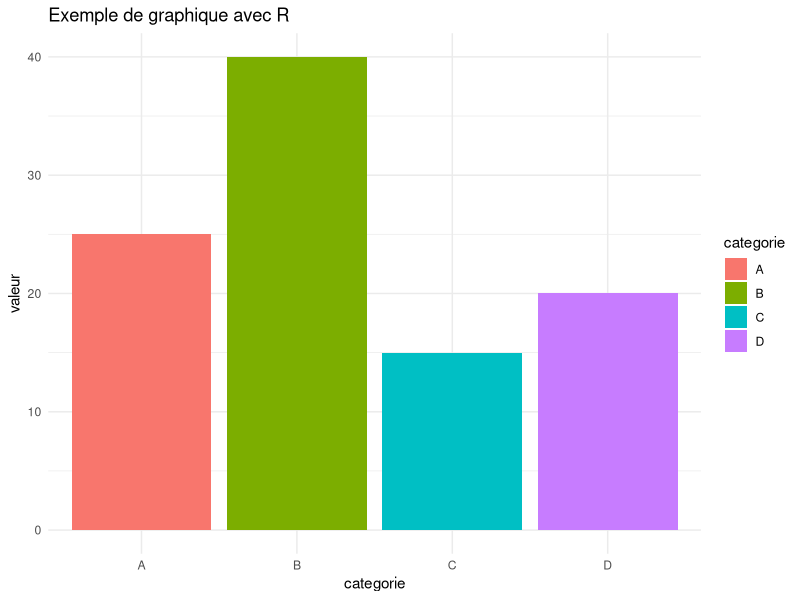

The R source for this figure:
## ---- chunk 1
#| include: false
library(ggplot2)
library(dplyr)
library(readr)
## ---- chunk 2
#| code-copy: true
# Opérations de base
2 + 3
10 * 5
15 / 3
sqrt(16)
## ---- chunk 3
# Créer des objets simples
film_prefere <- "Dune"
annee_sortie <- 2021
note_imdb <- 8.0
## ---- chunk 4
# Voir le contenu des objets
film_prefere
annee_sortie
note_imdb
## ---- chunk 5
#| code-copy: true
#| fig-height: 4
#| fig-align: center
library(ggplot2)

# Données exemple
donnees <- data.frame(
  categorie = c("A", "B", "C", "D"),
  valeur = c(25, 40, 15, 20)
)

# Graphique
ggplot(donnees, aes(x = categorie, y = valeur, fill = categorie)) +
  geom_col() +
  labs(title = "Exemple de graphique avec R") +
  theme_minimal()
